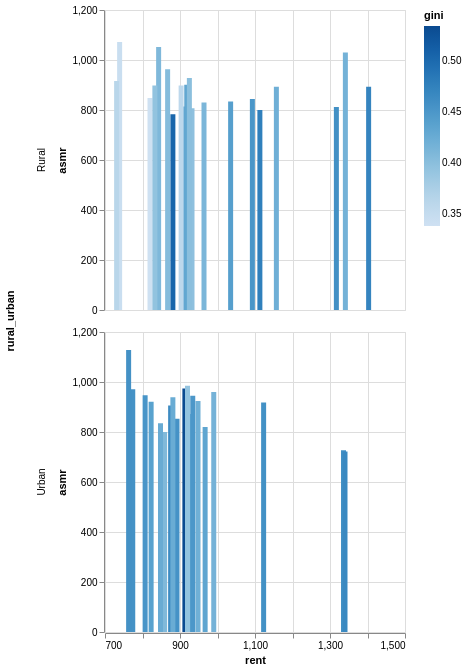

Write notebook code for a chart like this one.
### Markdown cell above
### Chart 2B

### Code cell
chart.mark_bar().encode(x="rent", y="asmr", row="rural_urban", color="gini")

### Figure 1 — Vega-Lite specification as saved in the notebook (floating-point values rounded to 4 significant figures; data arrays with more than 128 entries replaced by an {"elided": "..."} marker saying what was removed)
{"config": {"view": {"continuousWidth": 300, "continuousHeight": 300}}, "data": {"name": "data-5ddcb8df7bb5f7db00b6b58fe78f71b2"}, "mark": {"type": "bar"}, "encoding": {"color": {"field": "gini", "type": "quantitative"}, "row": {"field": "rural_urban", "type": "nominal"}, "x": {"field": "rent", "type": "quantitative"}, "y": {"field": "asmr", "type": "quantitative"}}, "$schema": "https://vega.github.io/schema/vega-lite/v6.1.0.json", "datasets": {"data-5ddcb8df7bb5f7db00b6b58fe78f71b2": [{"county": "West Greenwich", "rural_urban": "Rural", "life_expectancy": 78.65, "asmr": 1030.0, "asmr_rank": 36, "rent": 1341, "gini": 0.4168, "pct_food_desert": 0.0, "fast_food": 0.23, "pct_farmers_market": 22.48, "pct_less_hs": 5.1, "pct_bachelors": 31.0, "type": "Feature", "geometry": {"type": "Polygon", "coordinates": [[[-71.79, 41.66], [-71.79, 41.66], [-71.79, 41.64], [-71.79, 41.63], [-71.79, 41.6], [-71.79, 41.6], [-71.76, 41.6], [-71.66, 41.6], [-71.65, 41.6], [-71.65, 41.6], [-71.64, 41.6], [-71.64, 41.6], [-71.54, 41.6], [-71.55, 41.63], [-71.55, 41.64], [-71.55, 41.65], [-71.55, 41.66], [-71.55, 41.66], [-71.57, 41.66], [-71.59, 41.66], [-71.6, 41.66], [-71.62, 41.66], [-71.62, 41.66], [-71.67, 41.66], [-71.67, 41.66], [-71.69, 41.66], [-71.74, 41.66], [-71.74, 41.66], [-71.79, 41.66]]]}}, {"county": "Central Falls", "rural_urban": "Urban", "life_expectancy": 78.26, "asmr": 970.7, "asmr_rank": 33, "rent": 774, "gini": 0.4557, "pct_food_desert": 0.0, "fast_food": 37.2, "pct_farmers_market": 0.0, "pct_less_hs": 48.2, "pct_bachelors": 7.4, "type": "Feature", "geometry": {"type": "Polygon", "coordinates": [[[-71.39, 41.9], [-71.4, 41.9], [-71.4, 41.89], [-71.4, 41.89], [-71.41, 41.89], [-71.41, 41.89], [-71.41, 41.89], [-71.4, 41.88], [-71.39, 41.88], [-71.39, 41.88], [-71.39, 41.88], [-71.38, 41.88], [-71.38, 41.89], [-71.38, 41.89], [-71.38, 41.89], [-71.38, 41.89], [-71.38, 41.89], [-71.38, 41.89], [-71.38, 41.89], [-71.38, 41.9], [-71.39, 41.9], [-71.39, 41.9], [-71.39, 41.9], [-71.39, 41.9], [-71.39, 41.9]]]}}, {"county": "Scituate", "rural_urban": "Rural", "life_expectancy": 81.43, "asmr": 807.1, "asmr_rank": 6, "rent": 932, "gini": 0.3981, "pct_food_desert": 0.0, "fast_food": 0.13, "pct_farmers_market": 61.14, "pct_less_hs": 9.3, "pct_bachelors": 28.3, "type": "Feature", "geometry": {"type": "Polygon", "coordinates": [[[-71.69, 41.86], [-71.69, 41.84], [-71.69, 41.84], [-71.69, 41.83], [-71.69, 41.82], [-71.68, 41.79], [-71.68, 41.79], [-71.68, 41.78], [-71.68, 41.77], [-71.68, 41.77], [-71.67, 41.76], [-71.67, 41.73], [-71.67, 41.73], [-71.64, 41.73], [-71.59, 41.73], [-71.58, 41.73], [-71.56, 41.73], [-71.55, 41.73], [-71.55, 41.73], [-71.55, 41.73], [-71.55, 41.74], [-71.55, 41.76], [-71.55, 41.76], [-71.55, 41.77], [-71.56, 41.79], [-71.56, 41.79], [-71.56, 41.8], [-71.57, 41.81], [-71.57, 41.84], [-71.57, 41.84], [-71.57, 41.84], [-71.57, 41.85], [-71.57, 41.86], [-71.6, 41.86], [-71.61, 41.86], [-71.68, 41.86], [-71.69, 41.86]]]}}, {"county": "Foster", "rural_urban": "Rural", "life_expectancy": 79.14, "asmr": 813.8, "asmr_rank": 8, "rent": 908, "gini": 0.4325, "pct_food_desert": 0.0, "fast_food": 0.08, "pct_farmers_market": 0.0, "pct_less_hs": 8.1, "pct_bachelors": 29.9, "type": "Feature", "geometry": {"type": "Polygon", "coordinates": [[[-71.79, 41.85], [-71.79, 41.85], [-71.79, 41.84], [-71.79, 41.84], [-71.79, 41.82], [-71.79, 41.81], [-71.79, 41.81], [-71.79, 41.8], [-71.79, 41.77], [-71.79, 41.77], [-71.79, 41.77], [-71.79, 41.74], [-71.79, 41.73], [-71.72, 41.73], [-71.7, 41.73], [-71.67, 41.73], [-71.67, 41.73], [-71.67, 41.76], [-71.68, 41.77], [-71.68, 41.77], [-71.68, 41.78], [-71.68, 41.79], [-71.68, 41.79], [-71.69, 41.82], [-71.69, 41.83], [-71.69, 41.84], [-71.69, 41.84], [-71.69, 41.86], [-71.74, 41.86], [-71.75, 41.86], [-71.76, 41.86], [-71.79, 41.85]]]}}, {"county": "Burrillville", "rural_urban": "Rural", "life_expectancy": 77.33, "asmr": 1052.0, "asmr_rank": 37, "rent": 843, "gini": 0.4087, "pct_food_desert": 57.56, "fast_food": 0.37, "pct_farmers_market": 96.13, "pct_less_hs": 17.4, "pct_bachelors": 22.8, "type": "Feature", "geometry": {"type": "Polygon", "coordinates": [[[-71.61, 42.01], [-71.66, 42.01], [-71.68, 42.01], [-71.68, 42.01], [-71.76, 42.01], [-71.77, 42.01], [-71.8, 42.01], [-71.8, 41.99], [-71.8, 41.99], [-71.8, 41.94], [-71.8, 41.93], [-71.8, 41.93], [-71.74, 41.93], [-71.72, 41.93], [-71.71, 41.93], [-71.7, 41.93], [-71.68, 41.93], [-71.67, 41.93], [-71.66, 41.93], [-71.64, 41.93], [-71.63, 41.93], [-71.59, 41.93], [-71.6, 41.97], [-71.6, 41.98], [-71.61, 42.01]]]}}, {"county": "Bristol", "rural_urban": "Urban", "life_expectancy": 80.94, "asmr": 853.0, "asmr_rank": 15, "rent": 892, "gini": 0.4563, "pct_food_desert": 53.84, "fast_food": 3.04, "pct_farmers_market": 71.82, "pct_less_hs": 18.7, "pct_bachelors": 32.5, "type": "Feature", "geometry": {"type": "Polygon", "coordinates": [[[-71.3, 41.71], [-71.29, 41.7], [-71.29, 41.69], [-71.29, 41.69], [-71.3, 41.68], [-71.3, 41.68], [-71.31, 41.67], [-71.3, 41.66], [-71.3, 41.65], [-71.3, 41.65], [-71.3, 41.65], [-71.3, 41.65], [-71.3, 41.66], [-71.29, 41.66], [-71.29, 41.66], [-71.29, 41.67], [-71.29, 41.68], [-71.29, 41.68], [-71.29, 41.68], [-71.28, 41.68], [-71.28, 41.68], [-71.28, 41.68], [-71.28, 41.67], [-71.28, 41.67], [-71.28, 41.67], [-71.28, 41.67], [-71.27, 41.66], [-71.27, 41.66], [-71.27, 41.66], [-71.27, 41.65], [-71.27, 41.65], [-71.27, 41.64], [-71.26, 41.64], [-71.26, 41.64], [-71.26, 41.64], [-71.26, 41.65], [-71.26, 41.65], [-71.25, 41.65], [-71.25, 41.66], [-71.25, 41.67], [-71.24, 41.67], [-71.24, 41.67], [-71.24, 41.67], [-71.24, 41.67], [-71.24, 41.67], [-71.23, 41.68], [-71.23, 41.68], [-71.24, 41.68], [-71.24, 41.68], [-71.24, 41.69], [-71.24, 41.69], [-71.25, 41.69], [-71.25, 41.7], [-71.24, 41.7], [-71.24, 41.7], [-71.25, 41.7], [-71.25, 41.72], [-71.26, 41.71], [-71.27, 41.71], [-71.28, 41.71], [-71.29, 41.71], [-71.29, 41.71], [-71.3, 41.71]]]}}, {"county": "East Greenwich", "rural_urban": "Rural", "life_expectancy": 82.17, "asmr": 782.8, "asmr_rank": 3, "rent": 881, "gini": 0.5041, "pct_food_desert": 54.52, "fast_food": 1.76, "pct_farmers_market": 45.31, "pct_less_hs": 3.5, "pct_bachelors": 58.9, "type": "Feature", "geometry": {"type": "Polygon", "coordinates": [[[-71.55, 41.66], [-71.55, 41.66], [-71.55, 41.65], [-71.55, 41.64], [-71.55, 41.63], [-71.54, 41.6], [-71.52, 41.6], [-71.52, 41.6], [-71.5, 41.6], [-71.48, 41.6], [-71.48, 41.6], [-71.49, 41.61], [-71.49, 41.61], [-71.49, 41.62], [-71.49, 41.62], [-71.49, 41.62], [-71.48, 41.62], [-71.48, 41.62], [-71.48, 41.62], [-71.47, 41.63], [-71.47, 41.63], [-71.47, 41.63], [-71.47, 41.63], [-71.47, 41.64], [-71.46, 41.64], [-71.47, 41.64], [-71.46, 41.65], [-71.46, 41.65], [-71.45, 41.65], [-71.45, 41.65], [-71.45, 41.65], [-71.45, 41.65], [-71.45, 41.66], [-71.44, 41.66], [-71.44, 41.66], [-71.44, 41.66], [-71.44, 41.66], [-71.44, 41.66], [-71.45, 41.66], [-71.45, 41.66], [-71.45, 41.66], [-71.46, 41.66], [-71.46, 41.66], [-71.49, 41.66], [-71.5, 41.66], [-71.53, 41.66], [-71.54, 41.66], [-71.55, 41.66]]]}}, {"county": "East Providence", "rural_urban": "Urban", "life_expectancy": 79.61, "asmr": 920.9, "asmr_rank": 25, "rent": 823, "gini": 0.4378, "pct_food_desert": 20.39, "fast_food": 7.72, "pct_farmers_market": 33.22, "pct_less_hs": 20.8, "pct_bachelors": 22.8, "type": "Feature", "geometry": {"type": "Polygon", "coordinates": {"elided": "1x97x2 float values"}}}, {"county": "Richmond", "rural_urban": "Rural", "life_expectancy": 78.43, "asmr": 1072.0, "asmr_rank": 38, "rent": 739, "gini": 0.346, "pct_food_desert": 0.0, "fast_food": 0.42, "pct_farmers_market": 96.73, "pct_less_hs": 8.5, "pct_bachelors": 33.0, "type": "Feature", "geometry": {"type": "Polygon", "coordinates": {"elided": "1x177x2 float values"}}}, {"county": "Cumberland", "rural_urban": "Urban", "life_expectancy": 81.5, "asmr": 799.5, "asmr_rank": 4, "rent": 859, "gini": 0.4083, "pct_food_desert": 39.28, "fast_food": 1.9, "pct_farmers_market": 0.0, "pct_less_hs": 14.3, "pct_bachelors": 33.6, "type": "Feature", "geometry": {"type": "Polygon", "coordinates": {"elided": "1x72x2 float values"}}}, {"county": "Providence", "rural_urban": "Urban", "life_expectancy": 78.37, "asmr": 973.8, "asmr_rank": 34, "rent": 913, "gini": 0.5339, "pct_food_desert": 5.31, "fast_food": 25.58, "pct_farmers_market": 81.09, "pct_less_hs": 27.4, "pct_bachelors": 29.0, "type": "Feature", "geometry": {"type": "Polygon", "coordinates": {"elided": "1x110x2 float values"}}}, {"county": "Narragansett", "rural_urban": "Rural", "life_expectancy": 82.0, "asmr": 799.9, "asmr_rank": 5, "rent": 1113, "gini": 0.4766, "pct_food_desert": 46.78, "fast_food": 1.63, "pct_farmers_market": 32.95, "pct_less_hs": 4.0, "pct_bachelors": 52.2, "type": "Feature", "geometry": {"type": "Polygon", "coordinates": {"elided": "1x106x2 float values"}}}, {"county": "Warwick", "rural_urban": "Urban", "life_expectancy": 78.89, "asmr": 959.6, "asmr_rank": 31, "rent": 990, "gini": 0.4162, "pct_food_desert": 33.34, "fast_food": 4.82, "pct_farmers_market": 16.78, "pct_less_hs": 10.2, "pct_bachelors": 29.0, "type": "Feature", "geometry": {"type": "MultiPolygon", "coordinates": {"elided": "2 rows, 392 float values in total"}}}, {"county": "Warren", "rural_urban": "Urban", "life_expectancy": 79.94, "asmr": 906.4, "asmr_rank": 22, "rent": 875, "gini": 0.4636, "pct_food_desert": 96.83, "fast_food": 5.48, "pct_farmers_market": 0.0, "pct_less_hs": 16.5, "pct_bachelors": 28.2, "type": "Feature", "geometry": {"type": "Polygon", "coordinates": [[[-71.28, 41.76], [-71.29, 41.74], [-71.29, 41.74], [-71.29, 41.74], [-71.29, 41.73], [-71.29, 41.73], [-71.29, 41.73], [-71.29, 41.72], [-71.29, 41.72], [-71.29, 41.72], [-71.29, 41.71], [-71.29, 41.71], [-71.29, 41.71], [-71.28, 41.71], [-71.27, 41.71], [-71.26, 41.71], [-71.25, 41.72], [-71.25, 41.7], [-71.24, 41.7], [-71.24, 41.7], [-71.24, 41.7], [-71.24, 41.7], [-71.23, 41.7], [-71.23, 41.71], [-71.22, 41.71], [-71.23, 41.71], [-71.23, 41.71], [-71.25, 41.73], [-71.25, 41.73], [-71.25, 41.74], [-71.25, 41.74], [-71.26, 41.75], [-71.28, 41.76]]]}}, {"county": "Cranston", "rural_urban": "Urban", "life_expectancy": 81.32, "asmr": 819.7, "asmr_rank": 9, "rent": 967, "gini": 0.434, "pct_food_desert": 25.34, "fast_food": 4.85, "pct_farmers_market": 30.56, "pct_less_hs": 14.9, "pct_bachelors": 29.7, "type": "Feature", "geometry": {"type": "Polygon", "coordinates": {"elided": "1x136x2 float values"}}}, {"county": "Johnston", "rural_urban": "Urban", "life_expectancy": 79.4, "asmr": 939.4, "asmr_rank": 28, "rent": 881, "gini": 0.4252, "pct_food_desert": 29.0, "fast_food": 2.55, "pct_farmers_market": 73.09, "pct_less_hs": 18.2, "pct_bachelors": 21.6, "type": "Feature", "geometry": {"type": "Polygon", "coordinates": {"elided": "1x78x2 float values"}}}, {"county": "Lincoln", "rural_urban": "Urban", "life_expectancy": 81.26, "asmr": 835.3, "asmr_rank": 12, "rent": 848, "gini": 0.4257, "pct_food_desert": 48.34, "fast_food": 1.97, "pct_farmers_market": 16.12, "pct_less_hs": 12.8, "pct_bachelors": 36.1, "type": "Feature", "geometry": {"type": "Polygon", "coordinates": {"elided": "1x85x2 float values"}}}, {"county": "Woonsocket", "rural_urban": "Urban", "life_expectancy": 75.85, "asmr": 1128.0, "asmr_rank": 39, "rent": 763, "gini": 0.457, "pct_food_desert": 29.41, "fast_food": 10.43, "pct_farmers_market": 54.92, "pct_less_hs": 27.7, "pct_bachelors": 12.9, "type": "Feature", "geometry": {"type": "Polygon", "coordinates": [[[-71.53, 42.01], [-71.53, 42.01], [-71.53, 42.01], [-71.54, 42.01], [-71.54, 42.0], [-71.53, 41.99], [-71.53, 41.99], [-71.53, 41.99], [-71.53, 41.99], [-71.53, 41.99], [-71.52, 41.99], [-71.52, 41.98], [-71.52, 41.98], [-71.52, 41.98], [-71.52, 41.98], [-71.51, 41.98], [-71.49, 41.98], [-71.49, 41.98], [-71.48, 41.99], [-71.47, 41.99], [-71.46, 42.0], [-71.46, 42.01], [-71.46, 42.01], [-71.46, 42.02], [-71.46, 42.02], [-71.48, 42.02], [-71.48, 42.02], [-71.49, 42.02], [-71.5, 42.02], [-71.5, 42.02], [-71.5, 42.02], [-71.5, 42.02], [-71.5, 42.02], [-71.51, 42.02], [-71.52, 42.02], [-71.53, 42.02], [-71.53, 42.01], [-71.53, 42.01], [-71.53, 42.01]]]}}, {"county": "Jamestown", "rural_urban": "Rural", "life_expectancy": 80.83, "asmr": 893.3, "asmr_rank": 17, "rent": 1403, "gini": 0.4719, "pct_food_desert": 57.35, "fast_food": 0.63, "pct_farmers_market": 0.0, "pct_less_hs": 2.3, "pct_bachelors": 59.4, "type": "Feature", "geometry": {"type": "MultiPolygon", "coordinates": {"elided": "3 rows, 250 float values in total"}}}, {"county": "Tiverton", "rural_urban": "Rural", "life_expectancy": 81.16, "asmr": 830.0, "asmr_rank": 10, "rent": 964, "gini": 0.4118, "pct_food_desert": 57.17, "fast_food": 0.69, "pct_farmers_market": 79.11, "pct_less_hs": 13.9, "pct_bachelors": 29.9, "type": "Feature", "geometry": {"type": "Polygon", "coordinates": {"elided": "1x88x2 float values"}}}, {"county": "Charlestown", "rural_urban": "Rural", "life_expectancy": 80.75, "asmr": 844.0, "asmr_rank": 13, "rent": 1093, "gini": 0.4511, "pct_food_desert": 0.0, "fast_food": 0.37, "pct_farmers_market": 99.28, "pct_less_hs": 8.2, "pct_bachelors": 35.4, "type": "Feature", "geometry": {"type": "Polygon", "coordinates": {"elided": "1x109x2 float values"}}}, {"county": "Exeter", "rural_urban": "Rural", "life_expectancy": 79.59, "asmr": 897.7, "asmr_rank": 20, "rent": 903, "gini": 0.3591, "pct_food_desert": 0.0, "fast_food": 0.14, "pct_farmers_market": 85.53, "pct_less_hs": 7.5, "pct_bachelors": 45.6, "type": "Feature", "geometry": {"type": "Polygon", "coordinates": [[[-71.79, 41.6], [-71.79, 41.57], [-71.79, 41.55], [-71.78, 41.55], [-71.75, 41.55], [-71.74, 41.55], [-71.73, 41.55], [-71.72, 41.55], [-71.66, 41.56], [-71.66, 41.56], [-71.62, 41.56], [-71.61, 41.53], [-71.59, 41.52], [-71.59, 41.52], [-71.56, 41.51], [-71.53, 41.5], [-71.51, 41.5], [-71.51, 41.5], [-71.51, 41.51], [-71.51, 41.52], [-71.52, 41.53], [-71.52, 41.53], [-71.52, 41.56], [-71.52, 41.56], [-71.52, 41.56], [-71.52, 41.58], [-71.52, 41.58], [-71.52, 41.59], [-71.52, 41.59], [-71.52, 41.6], [-71.52, 41.6], [-71.54, 41.6], [-71.64, 41.6], [-71.64, 41.6], [-71.65, 41.6], [-71.65, 41.6], [-71.66, 41.6], [-71.76, 41.6], [-71.79, 41.6]]]}}, {"county": "Middletown", "rural_urban": "Rural", "life_expectancy": 80.26, "asmr": 893.4, "asmr_rank": 18, "rent": 1157, "gini": 0.4204, "pct_food_desert": 32.9, "fast_food": 3.2, "pct_farmers_market": 34.46, "pct_less_hs": 6.7, "pct_bachelors": 38.4, "type": "Feature", "geometry": {"type": "Polygon", "coordinates": {"elided": "1x72x2 float values"}}}, {"county": "Glocester", "rural_urban": "Rural", "life_expectancy": 80.09, "asmr": 848.5, "asmr_rank": 14, "rent": 820, "gini": 0.3387, "pct_food_desert": 0.0, "fast_food": 0.28, "pct_farmers_market": 82.59, "pct_less_hs": 8.7, "pct_bachelors": 30.0, "type": "Feature", "geometry": {"type": "Polygon", "coordinates": [[[-71.8, 41.93], [-71.8, 41.92], [-71.8, 41.9], [-71.79, 41.85], [-71.76, 41.86], [-71.75, 41.86], [-71.74, 41.86], [-71.69, 41.86], [-71.68, 41.86], [-71.61, 41.86], [-71.6, 41.86], [-71.57, 41.86], [-71.58, 41.86], [-71.58, 41.88], [-71.58, 41.88], [-71.58, 41.88], [-71.58, 41.89], [-71.59, 41.93], [-71.63, 41.93], [-71.64, 41.93], [-71.66, 41.93], [-71.67, 41.93], [-71.68, 41.93], [-71.7, 41.93], [-71.71, 41.93], [-71.72, 41.93], [-71.74, 41.93], [-71.8, 41.93]]]}}, {"county": "Little Compton", "rural_urban": "Rural", "life_expectancy": 81.32, "asmr": 812.5, "asmr_rank": 7, "rent": 1317, "gini": 0.4586, "pct_food_desert": 0.0, "fast_food": 0.14, "pct_farmers_market": 51.52, "pct_less_hs": 8.2, "pct_bachelors": 48.9, "type": "Feature", "geometry": {"type": "Polygon", "coordinates": [[[-71.21, 41.55], [-71.21, 41.54], [-71.2, 41.54], [-71.21, 41.53], [-71.21, 41.53], [-71.2, 41.52], [-71.2, 41.52], [-71.2, 41.52], [-71.2, 41.51], [-71.21, 41.5], [-71.2, 41.5], [-71.2, 41.5], [-71.2, 41.49], [-71.19, 41.48], [-71.19, 41.48], [-71.19, 41.47], [-71.19, 41.47], [-71.19, 41.47], [-71.2, 41.46], [-71.2, 41.46], [-71.19, 41.46], [-71.19, 41.46], [-71.19, 41.46], [-71.18, 41.46], [-71.18, 41.46], [-71.18, 41.46], [-71.17, 41.46], [-71.17, 41.46], [-71.17, 41.46], [-71.17, 41.46], [-71.17, 41.47], [-71.17, 41.47], [-71.16, 41.47], [-71.16, 41.47], [-71.16, 41.48], [-71.15, 41.48], [-71.15, 41.48], [-71.15, 41.48], [-71.15, 41.48], [-71.15, 41.48], [-71.14, 41.48], [-71.14, 41.48], [-71.14, 41.49], [-71.14, 41.49], [-71.14, 41.49], [-71.14, 41.49], [-71.13, 41.49], [-71.13, 41.5], [-71.12, 41.5], [-71.12, 41.52], [-71.13, 41.56], [-71.13, 41.56], [-71.16, 41.56], [-71.16, 41.56], [-71.2, 41.55], [-71.21, 41.55]]]}}, {"county": "Newport", "rural_urban": "Urban", "life_expectancy": 79.52, "asmr": 917.6, "asmr_rank": 24, "rent": 1123, "gini": 0.4575, "pct_food_desert": 8.63, "fast_food": 8.7, "pct_farmers_market": 66.17, "pct_less_hs": 9.7, "pct_bachelors": 48.2, "type": "Feature", "geometry": {"type": "MultiPolygon", "coordinates": {"elided": "4 rows, 264 float values in total"}}}, {"county": "South Kingstown", "rural_urban": "Rural", "life_expectancy": 81.34, "asmr": 833.6, "asmr_rank": 11, "rent": 1035, "gini": 0.441, "pct_food_desert": 47.06, "fast_food": 0.79, "pct_farmers_market": 54.02, "pct_less_hs": 6.7, "pct_bachelors": 51.3, "type": "Feature", "geometry": {"type": "Polygon", "coordinates": {"elided": "1x110x2 float values"}}}, {"county": "Portsmouth", "rural_urban": "Urban", "life_expectancy": 82.93, "asmr": 727.5, "asmr_rank": 2, "rent": 1336, "gini": 0.4584, "pct_food_desert": 67.18, "fast_food": 0.98, "pct_farmers_market": 89.92, "pct_less_hs": 7.3, "pct_bachelors": 47.4, "type": "Feature", "geometry": {"type": "MultiPolygon", "coordinates": {"elided": "6 rows, 422 float values in total"}}}, {"county": "North Providence", "rural_urban": "Urban", "life_expectancy": 79.91, "asmr": 872.4, "asmr_rank": 16, "rent": 930, "gini": 0.4218, "pct_food_desert": 33.78, "fast_food": 10.78, "pct_farmers_market": 61.71, "pct_less_hs": 15.0, "pct_bachelors": 24.8, "type": "Feature", "geometry": {"type": "Polygon", "coordinates": [[[-71.5, 41.87], [-71.49, 41.87], [-71.49, 41.86], [-71.49, 41.86], [-71.49, 41.86], [-71.49, 41.86], [-71.49, 41.85], [-71.49, 41.85], [-71.48, 41.85], [-71.48, 41.85], [-71.48, 41.84], [-71.48, 41.84], [-71.48, 41.84], [-71.48, 41.84], [-71.48, 41.84], [-71.47, 41.84], [-71.47, 41.84], [-71.47, 41.84], [-71.46, 41.84], [-71.46, 41.84], [-71.46, 41.85], [-71.46, 41.85], [-71.45, 41.85], [-71.45, 41.85], [-71.44, 41.86], [-71.43, 41.86], [-71.43, 41.86], [-71.42, 41.86], [-71.42, 41.86], [-71.42, 41.86], [-71.42, 41.87], [-71.42, 41.87], [-71.42, 41.88], [-71.43, 41.88], [-71.44, 41.88], [-71.45, 41.88], [-71.46, 41.87], [-71.46, 41.87], [-71.47, 41.87], [-71.47, 41.87], [-71.48, 41.87], [-71.49, 41.87], [-71.49, 41.87], [-71.49, 41.87], [-71.5, 41.87]]]}}, {"county": "Pawtucket", "rural_urban": "Urban", "life_expectancy": 78.94, "asmr": 946.9, "asmr_rank": 30, "rent": 807, "gini": 0.4525, "pct_food_desert": 5.64, "fast_food": 14.68, "pct_farmers_market": 50.63, "pct_less_hs": 24.3, "pct_bachelors": 18.9, "type": "Feature", "geometry": {"type": "Polygon", "coordinates": {"elided": "1x65x2 float values"}}}, {"county": "Barrington", "rural_urban": "Urban", "life_expectancy": 83.13, "asmr": 722.0, "asmr_rank": 1, "rent": 1340, "gini": 0.4664, "pct_food_desert": 29.48, "fast_food": 1.18, "pct_farmers_market": 59.5, "pct_less_hs": 4.4, "pct_bachelors": 63.4, "type": "Feature", "geometry": {"type": "Polygon", "coordinates": [[[-71.32, 41.78], [-71.32, 41.77], [-71.32, 41.77], [-71.33, 41.77], [-71.33, 41.77], [-71.34, 41.76], [-71.34, 41.76], [-71.35, 41.75], [-71.35, 41.75], [-71.36, 41.75], [-71.35, 41.75], [-71.35, 41.75], [-71.35, 41.74], [-71.34, 41.74], [-71.34, 41.73], [-71.34, 41.73], [-71.34, 41.73], [-71.34, 41.72], [-71.32, 41.73], [-71.32, 41.73], [-71.32, 41.72], [-71.31, 41.72], [-71.31, 41.72], [-71.31, 41.72], [-71.31, 41.72], [-71.31, 41.71], [-71.31, 41.71], [-71.3, 41.71], [-71.3, 41.71], [-71.3, 41.71], [-71.3, 41.71], [-71.3, 41.71], [-71.29, 41.71], [-71.29, 41.71], [-71.29, 41.72], [-71.29, 41.72], [-71.29, 41.72], [-71.29, 41.73], [-71.29, 41.73], [-71.29, 41.73], [-71.29, 41.74], [-71.29, 41.74], [-71.29, 41.74], [-71.28, 41.76], [-71.29, 41.77], [-71.3, 41.77], [-71.32, 41.78], [-71.32, 41.78], [-71.32, 41.78]]]}}, {"county": "Hopkinton", "rural_urban": "Rural", "life_expectancy": 78.9, "asmr": 916.4, "asmr_rank": 23, "rent": 731, "gini": 0.3627, "pct_food_desert": 0.0, "fast_food": 0.2, "pct_farmers_market": 71.06, "pct_less_hs": 6.9, "pct_bachelors": 25.4, "type": "Feature", "geometry": {"type": "Polygon", "coordinates": {"elided": "1x172x2 float values"}}}, {"county": "Westerly", "rural_urban": "Rural", "life_expectancy": 79.64, "asmr": 901.4, "asmr_rank": 21, "rent": 918, "gini": 0.4309, "pct_food_desert": 21.44, "fast_food": 1.83, "pct_farmers_market": 99.57, "pct_less_hs": 13.9, "pct_bachelors": 30.0, "type": "Feature", "geometry": {"type": "Polygon", "coordinates": {"elided": "1x146x2 float values"}}}, {"county": "North Smithfield", "rural_urban": "Rural", "life_expectancy": 79.4, "asmr": 927.5, "asmr_rank": 27, "rent": 925, "gini": 0.4, "pct_food_desert": 58.2, "fast_food": 0.74, "pct_farmers_market": 16.14, "pct_less_hs": 14.5, "pct_bachelors": 29.3, "type": "Feature", "geometry": {"type": "Polygon", "coordinates": [[[-71.61, 42.01], [-71.6, 41.98], [-71.6, 41.97], [-71.59, 41.93], [-71.56, 41.94], [-71.49, 41.94], [-71.49, 41.94], [-71.48, 41.94], [-71.48, 41.94], [-71.48, 41.95], [-71.49, 41.95], [-71.49, 41.95], [-71.49, 41.95], [-71.49, 41.95], [-71.49, 41.96], [-71.49, 41.96], [-71.49, 41.96], [-71.49, 41.96], [-71.49, 41.96], [-71.49, 41.97], [-71.49, 41.97], [-71.49, 41.97], [-71.49, 41.97], [-71.49, 41.97], [-71.49, 41.98], [-71.49, 41.98], [-71.49, 41.98], [-71.49, 41.98], [-71.51, 41.98], [-71.52, 41.98], [-71.52, 41.98], [-71.52, 41.98], [-71.52, 41.98], [-71.52, 41.99], [-71.53, 41.99], [-71.53, 41.99], [-71.53, 41.99], [-71.53, 41.99], [-71.53, 41.99], [-71.54, 42.0], [-71.54, 42.01], [-71.53, 42.01], [-71.53, 42.01], [-71.53, 42.01], [-71.54, 42.01], [-71.55, 42.01], [-71.55, 42.01], [-71.56, 42.01], [-71.56, 42.01], [-71.58, 42.01], [-71.59, 42.01], [-71.59, 42.01], [-71.61, 42.01]]]}}, {"county": "West Warwick", "rural_urban": "Urban", "life_expectancy": 77.79, "asmr": 985.2, "asmr_rank": 35, "rent": 920, "gini": 0.3944, "pct_food_desert": 15.86, "fast_food": 7.49, "pct_farmers_market": 36.43, "pct_less_hs": 15.0, "pct_bachelors": 21.0, "type": "Feature", "geometry": {"type": "Polygon", "coordinates": [[[-71.53, 41.73], [-71.53, 41.72], [-71.53, 41.72], [-71.53, 41.72], [-71.53, 41.71], [-71.53, 41.71], [-71.53, 41.71], [-71.53, 41.7], [-71.53, 41.7], [-71.53, 41.7], [-71.53, 41.69], [-71.53, 41.68], [-71.53, 41.68], [-71.53, 41.68], [-71.53, 41.67], [-71.53, 41.66], [-71.5, 41.66], [-71.5, 41.66], [-71.5, 41.67], [-71.5, 41.67], [-71.5, 41.68], [-71.5, 41.69], [-71.5, 41.69], [-71.5, 41.7], [-71.51, 41.7], [-71.51, 41.7], [-71.52, 41.7], [-71.52, 41.7], [-71.51, 41.71], [-71.51, 41.71], [-71.51, 41.71], [-71.51, 41.71], [-71.51, 41.71], [-71.5, 41.71], [-71.5, 41.71], [-71.5, 41.71], [-71.5, 41.71], [-71.49, 41.72], [-71.49, 41.72], [-71.49, 41.72], [-71.49, 41.72], [-71.49, 41.73], [-71.48, 41.73], [-71.48, 41.73], [-71.49, 41.73], [-71.5, 41.73], [-71.52, 41.73], [-71.52, 41.73], [-71.52, 41.73], [-71.53, 41.73], [-71.53, 41.73]]]}}, {"county": "Smithfield", "rural_urban": "Urban", "life_expectancy": 80.34, "asmr": 923.5, "asmr_rank": 26, "rent": 948, "gini": 0.42, "pct_food_desert": 77.28, "fast_food": 1.73, "pct_farmers_market": 71.34, "pct_less_hs": 9.1, "pct_bachelors": 33.6, "type": "Feature", "geometry": {"type": "Polygon", "coordinates": [[[-71.59, 41.93], [-71.58, 41.89], [-71.58, 41.88], [-71.58, 41.88], [-71.58, 41.88], [-71.58, 41.86], [-71.57, 41.86], [-71.57, 41.86], [-71.55, 41.86], [-71.55, 41.86], [-71.54, 41.86], [-71.53, 41.86], [-71.51, 41.87], [-71.51, 41.87], [-71.5, 41.87], [-71.49, 41.87], [-71.49, 41.87], [-71.49, 41.87], [-71.48, 41.87], [-71.47, 41.87], [-71.47, 41.87], [-71.47, 41.89], [-71.48, 41.91], [-71.48, 41.92], [-71.48, 41.92], [-71.48, 41.92], [-71.49, 41.94], [-71.49, 41.94], [-71.56, 41.94], [-71.59, 41.93]]]}}, {"county": "Coventry", "rural_urban": "Rural", "life_expectancy": 79.31, "asmr": 963.2, "asmr_rank": 32, "rent": 867, "gini": 0.4042, "pct_food_desert": 49.33, "fast_food": 0.72, "pct_farmers_market": 0.7, "pct_less_hs": 11.2, "pct_bachelors": 25.4, "type": "Feature", "geometry": {"type": "Polygon", "coordinates": [[[-71.79, 41.73], [-71.79, 41.72], [-71.79, 41.7], [-71.79, 41.66], [-71.74, 41.66], [-71.74, 41.66], [-71.69, 41.66], [-71.67, 41.66], [-71.67, 41.66], [-71.62, 41.66], [-71.62, 41.66], [-71.6, 41.66], [-71.59, 41.66], [-71.57, 41.66], [-71.55, 41.66], [-71.54, 41.66], [-71.53, 41.66], [-71.53, 41.67], [-71.53, 41.68], [-71.53, 41.68], [-71.53, 41.68], [-71.53, 41.69], [-71.53, 41.7], [-71.53, 41.7], [-71.53, 41.7], [-71.53, 41.71], [-71.53, 41.71], [-71.53, 41.71], [-71.53, 41.72], [-71.53, 41.72], [-71.53, 41.72], [-71.53, 41.73], [-71.55, 41.73], [-71.55, 41.73], [-71.55, 41.73], [-71.55, 41.73], [-71.56, 41.73], [-71.58, 41.73], [-71.59, 41.73], [-71.64, 41.73], [-71.67, 41.73], [-71.67, 41.73], [-71.67, 41.73], [-71.7, 41.73], [-71.72, 41.73], [-71.79, 41.73]]]}}, {"county": "North Kingstown", "rural_urban": "Urban", "life_expectancy": 80.34, "asmr": 945.2, "asmr_rank": 29, "rent": 934, "gini": 0.4497, "pct_food_desert": 44.07, "fast_food": 1.07, "pct_farmers_market": 19.89, "pct_less_hs": 6.9, "pct_bachelors": 45.2, "type": "Feature", "geometry": {"type": "Polygon", "coordinates": {"elided": "1x128x2 float values"}}}, {"county": "New Shoreham", "rural_urban": "Rural", "life_expectancy": 76.76, "asmr": 897.6, "asmr_rank": 19, "rent": 833, "gini": 0.3949, "pct_food_desert": 100.0, "fast_food": 0.84, "pct_farmers_market": 97.15, "pct_less_hs": 3.9, "pct_bachelors": 48.3, "type": "Feature", "geometry": {"type": "Polygon", "coordinates": {"elided": "1x66x2 float values"}}}]}}
